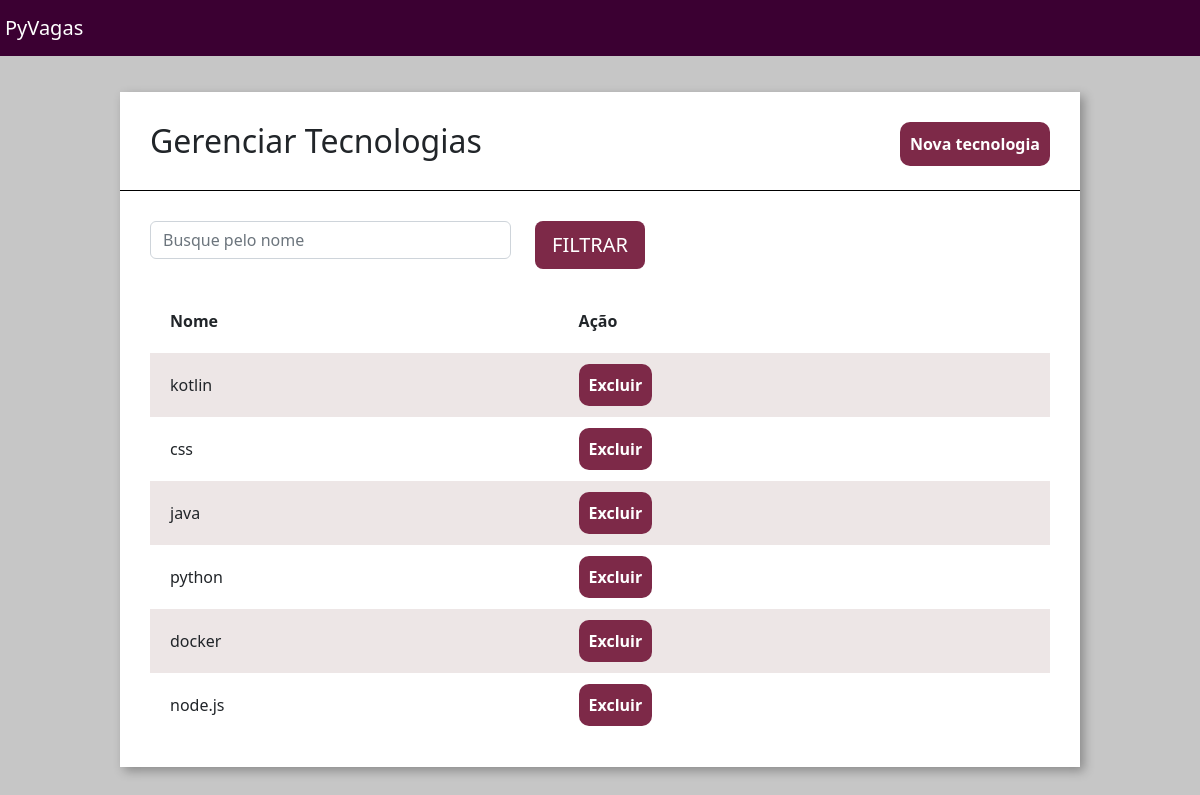
Page /home/tecnologias/ on the earlier database version.
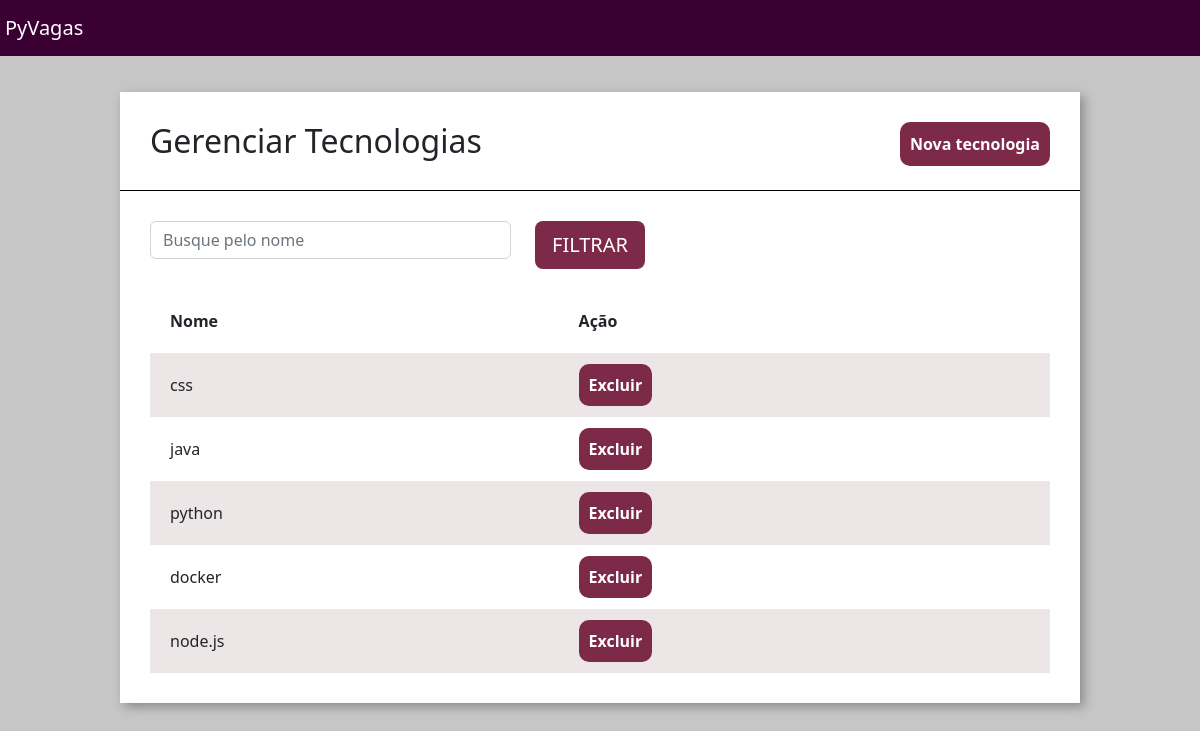
Same page on the later database version.
### empresa/models.py (models this page shows, shortened)
class Tecnologias(models.Model):
    tecnologia = models.CharField(max_length=30)

### empresa/views.py (the view)
# urls.py: path('tecnologias/', views.tecnologias, name='tecnologias'),
def tecnologias(request):
    nome_filtrar = request.GET.get('nome')
    tecnologias = Tecnologias.objects.all()
    if nome_filtrar:
        tecnologias = tecnologias.filter(tecnologia__icontains = nome_filtrar)
    return render(request, 'tecnologias.html', {'tecnologias': tecnologias,})

### empresa/templatetags/filtro.py (called while the page is built)
@register.filter(name='is_par')
def is_par(valor):
    return True if valor % 2 == 0 else False

### empresa/templates/tecnologias.html (shortened to what this page needs)
{% extends 'base.html' %}
{% load static %}
{% load filtro %}
{% block 'head' %}
    <link href="{% static 'empresa/css/tecnologias.css' %}" rel="stylesheet">
{% endblock %}
{% block 'body' %}
    <div class="wrapper">
        <div class="box">
            <div class="header-box">
                <h2 class="titulo">Gerenciar Tecnologias</h2>
                <a href="#" class="btn-nova-empresa" data-bs-toggle="modal" data-bs-target="#myModal">Nova tecnologia</a>
            </div>
            <div class="borda-box"></div>
            <div class="body-box">
                <form action="{% url 'tecnologias' %}" method="GET"> {% csrf_token %}
                <div class="row">
                        <div class="col-md-5">
                            <input type="text" placeholder="Busque pelo nome" class="form-control" name="nome">
                        </div>
                    <div class="col-md-3">
                        <input type="submit" value="FILTRAR" class="btn btn-lg btn-filtro">
                    </div>
                </div>
                </form>
                <table class="tabela" cellpadding="20">
                    <tr>
                        <th>Nome</th>
                        <th>Ação</th>
                    </tr>
                    {% for tech in tecnologias%}
                    <tr {% if not forloop.counter|is_par %} class="tabela-linha" {% endif %}>
                        <td> {{tech.tecnologia}} </td>
                        <td>
                            <a href="{% url 'excluir_tech' tech.id %}" class="btn-excluir">Excluir</a>
                        </td>
                    </tr>
                {% endfor %}
                </table>
            </div>
        </div>
    </div>
{% endblock%}

Differences in the rows shown:
removed Tecnologias: tecnologia "kotlin"
